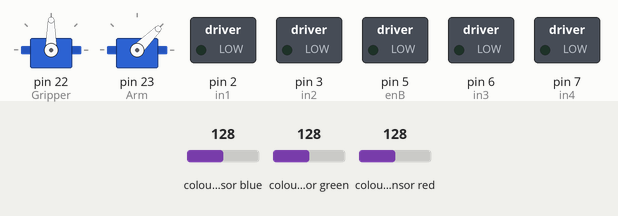
A sketch run on a simulated Arduino Mega 2560, built with avr-gcc and run on an emulated ATmega2560. Parts: 2 × servo, switched loads named in the sketch (green lamp = pin HIGH). Wiring (inferred from the names in the program): 3 × TCS3200 colour sensor: output pin 8, S2 pin 10, S3 pin 9, S0 pin 12, S1 pin 11 / output pin 28, S2 pin 30, S3 pin 29, S0 pin 32, S1 pin 31 / output pin 37, S2 pin 35, S3 pin 36, S0 pin 33, S1 pin 34. The test bench sets the inputs (shaded band); at power-on: colour sensor red 128, colour sensor blue 128, colour sensor green 128. Pins used as bus, display or sensor lines are not drawn.

Above: at 0.25 s.
At 1.46 s:
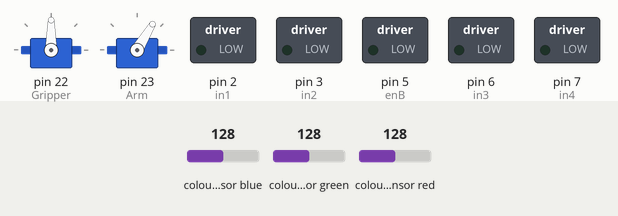
1.5 s: colour sensor red set to 5
At 2.2 s:
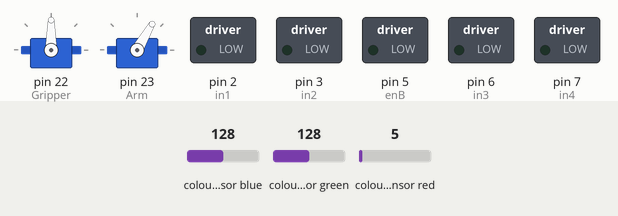
Timing chart, 0 to 4.5 s (numbered marks = the images above; inputs shaded):
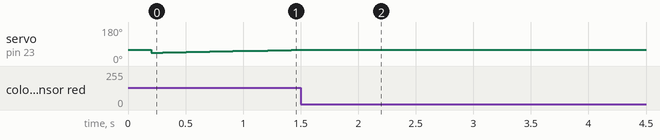

Measured:
- after the input at 1.5 s, servo on pin 23 (Arm): goes on until 1.5 s, then stays 60°

The sketch:

ArduinoRobotCode.ino
```cpp
#include "mane.h"

void setup()
{
  pinInit();
  gripArmInit();

  // Begins serial communication
  Serial.begin(115200);
}

void loop()
{

findBox();

//controlArm(ARMTOP);

}
```

colorS.cpp
```cpp
#include "colorS.h"
#include "motors.h"


int LredFrequency = 0;
int LgreenFrequency = 0;
int LblueFrequency = 0;
int LredColor = 0;
int LgreenColor = 0;
int LblueColor = 0;
int LstopColor = 0;

int RredFrequency = 0;
int RgreenFrequency = 0;
int RblueFrequency = 0;
int RredColor = 0;
int RgreenColor = 0;
int RblueColor = 0;
int RstopColor = 0;


int MredColor = 0;
int MblueColor = 0;
int MredFrequency = 0;
int MblueFrequency = 0;

int McolorDifference = 0;

//booleans
int Rwhite = 0;
int Lwhite = 0;
int Rblack = 0;
int Lblack = 0;

int Rred = 0;
int Lred = 0;
int Rblue = 0;
int Lblue = 0;
int Rgreen = 0;
int Lgreen = 0;
int Lyellow = 0;
int Ryellow = 0;

int Mred = 0;
int Mblue = 0;

/*
extern int LredFrequency;
extern int LgreenFrequency;
extern int LblueFrequency;
*/

/*
extern int RredFrequency;
extern int RgreenFrequency;
extern int RblueFrequency;
*/


void readColorSensors()
{
  // Setting RED (R) filter photodiodes to be read

  digitalWrite(RS2,LOW);
  digitalWrite(RS3,LOW);
  digitalWrite(LS2,LOW);
  digitalWrite(LS3,LOW);
  digitalWrite(MS2,LOW);
  digitalWrite(MS3,LOW);

  // Reading the output frequency

  RredFrequency = pulseIn(R_SensorOut, LOW,10000);
  LredFrequency = pulseIn(L_SensorOut, LOW,10000);
  MredFrequency = pulseIn(M_SensorOut, LOW,10000);

  // Remaping the value of the RED (R) frequency from 0 to 255

  RredColor = map(RredFrequency,45, 150, 255, 0);
  LredColor = map(LredFrequency, 45, 210, 255, 0);
  MredColor = map(MredFrequency,80, 210, 255, 0);


  // Setting GREEN (G) filtered photodiodes to be read

  digitalWrite(RS2,HIGH);
  digitalWrite(RS3,HIGH);
  digitalWrite(LS2,HIGH);
  digitalWrite(LS3,HIGH);
  //don't need for middle sensor

  // Reading the output frequency

  RgreenFrequency = pulseIn(R_SensorOut, LOW,10000);
  LgreenFrequency = pulseIn(L_SensorOut, LOW,10000);

  // Remaping the value of the GREEN (G) frequency from 0 to 255

  RgreenColor = map(RgreenFrequency, 22, 265, 255, 0);
  LgreenColor = map(LgreenFrequency, 27, 225, 255, 0);

  // Setting BLUE (B) filtered photodiodes to be read

  digitalWrite(RS2,LOW);
  digitalWrite(RS3,HIGH);
  digitalWrite(LS2,LOW);
  digitalWrite(LS3,HIGH);
  digitalWrite(MS2,LOW);
  digitalWrite(MS3,HIGH);

  // Reading the output frequency

  RblueFrequency = pulseIn(R_SensorOut, LOW,10000);
  LblueFrequency = pulseIn(L_SensorOut, LOW,10000);
  MblueFrequency = pulseIn(M_SensorOut, LOW);

  // Remaping the value of the BLUE (B) frequency from 0 to 255

  RblueColor = map(RblueFrequency, 21, 170, 255, 0);
  LblueColor = map(LblueFrequency, 17, 200, 255, 0);
  MblueColor = map(MblueFrequency, 80, 250, 255, 0);
}

void colorInit()
{
  //middle color booleans ----------------------------------------------
  McolorDifference = MredColor - MblueColor;

  if(McolorDifference > 90)
  {
    Mred = 1;
  }
  else
  {
    Mred = 0;
  }

 if(McolorDifference < -210)
  {
    Mblue = 1;
  }
  else
  {
    Mblue = 0;
  }

  //left and right booleans -----------------------------------------------

  if(RredColor > 220 && RgreenColor > 190 && RblueColor > 190)
  {
    Rwhite = 1;
  }
  else if(RredColor <50 && RgreenColor <120 && RblueColor <50)
  {
    Rblack = 1;
  }
  else if(RredColor > 200 && RgreenColor > 200)
  {
    Ryellow = 1;
  }
  else if(RredColor > RblueColor && RredColor > RgreenColor )
  {
    Rred = 1;
  }
  else if(RblueColor > RredColor && RblueColor > RgreenColor )
  {
    Rblue = 1;
  }
  else if(RgreenColor > RredColor && RgreenColor > RblueColor)
  {
    Rgreen = 1;
  }
  else
  {
   Serial.println("No Color Detected in Right Sensor");
  }


  if(LredColor > 220 && LgreenColor > 190 && LblueColor > 190)
  {
    Lwhite = 1;
  }
  else if(LredColor <70 && LgreenColor<70 && LblueColor<70)
  {
    Lblack = 1;
  }
  else if(LredColor > 190 && LgreenColor > 190)
  {
    Lyellow = 1;
  }
  else if(LredColor > LblueColor && LredColor > LgreenColor )
  {
    Lred = 1;
  }

}


//function for moving purely based on color
void movColor()
{
  /*
  //case for white
  if(Rwhite && Lwhite)
  {
    //Serial.println("Black");

   // movFW(movSpd); //25
    //delay(750);
    movCCW(rotSpd); //50
    delay(1100);

  }

  //case for both sensors reading black
  if(Rblack && Lblack)
  {
    //Serial.println("White");
    movFW(movSpd); //20
  }


  //else, if not black or white is detected
  else
  {
    //If the Right sensor detects a color
    if (!Rwhite && Lwhite)
    {

    //Serial.println("Color");

      delay(100);
      movCW(rotSpd); //20

    }
    // Left sensor detects color
    else if (!Lwhite && Rwhite )
    {
      //Serial.println("Color");

      delay(100);
      movCCW(movSpd); //20

    }
    //If both sensors detect a color
    else{

    //  Serial.println("Both are detecting color");


     // Serial.print("Color");
      //Serial.print("\n");
      movFW(movSpd); //20

    }
  }
  else if (LblueColor > LredColor && LblueColor > LgreenColor )
  {
    Lblue = 1;
  }
  else if(LgreenColor > LredColor && LgreenColor > LblueColor)
  {
    Lgreen = 1;
  }
  else
  {
   Serial.println("No Color Detected in Left Sensor");
  }
  */
}

void testColorsFreq()
{
  Serial.print("  LredFrequency:");
  Serial.println(LredFrequency);
  Serial.print("LgreenFrequency:");
  Serial.println(LgreenFrequency);
  Serial.print(" LblueFrequency:");
  Serial.println(LblueFrequency);
  Serial.print("  RredFrequency:");
  Serial.println(RredFrequency);
  Serial.print("RgreenFrequency:");
  Serial.println(RgreenFrequency);
  Serial.print(" RblueFrequency:");
  Serial.println(RblueFrequency);
  delay(100);
}


 void testColorsValue()
{
  Serial.print("  LredColor:");
  Serial.println(LredColor);
  Serial.print("LgreenColor:");
  Serial.println(LgreenColor);
  Serial.print(" LblueColor:");
  Serial.println(LblueColor);
  Serial.print("  RredColor:");
  Serial.println(RredColor);
  Serial.print("RgreenColor:");
  Serial.println(RgreenColor);
  Serial.print(" RblueColor:");
  Serial.println(RblueColor);
  delay(100);
}

void testColorBooleans()
{
  //right black
  Serial.print("RBlack:");
  Serial.println(Rblack);

  //left black
  Serial.print("LBlack:");
  Serial.println(Lblack);

  //right white
  Serial.print("RWhite:");
  Serial.println(Rwhite);

  //left white
  Serial.print("LWhite:");
  Serial.println(Lwhite);

  //right red
  Serial.print("Rred:");
  Serial.println(Rred);

  //left red
  Serial.print("Lred:");
  Serial.println(Lred);

  //right green
  Serial.print("Rgreen:");
  Serial.println(Rgreen);

  //left green
  Serial.print("Lgreen:");
  Serial.println(Lgreen);

  //right blue
  Serial.print("Rblue:");
  Serial.println(Rblue);

  //left blue
  Serial.print("Lblue:");
  Serial.println(Lblue);

}
```

colorS.h
```cpp
#ifndef _colorS_h
#define _colorS_h


#include "Arduino.h"

//LEFT and RIGHT TCS230 Color Sensor Pin Assignments (and now with middle)

#define LS0 32
#define LS1 31
#define LS2 30
#define LS3 29
#define L_SensorOut 28

#define RS0 33
#define RS1 34
#define RS2 35
#define RS3 36
#define R_SensorOut 37

#define MS0 12
#define MS1 11
#define MS2 10
#define MS3 9
#define M_SensorOut 8

//booleans
extern int Rwhite;
extern int Lwhite;
extern int Rblack;
extern int Lblack;

extern int Rred;
extern int Lred;
extern int Rblue;
extern int Lblue;
extern int Lgreen;
extern int Rgreen;
extern int Lyellow;
extern int Ryellow;

extern int Mred;
extern int Mblue;
extern int Mwhite;

//other color sensor variables
extern int LredFrequency;
extern int LgreenFrequency;
extern int LblueFrequency;
extern int LredColor;
extern int LgreenColor;
extern int LblueColor;
extern int LstopColor;

extern int RredFrequency;
extern int RgreenFrequency;
extern int RblueFrequency;
extern int RredColor;
extern int RgreenColor;
extern int RblueColor;
extern int RstopColor;

extern int McolorDifference;

extern int MredFrequency;
extern int MblueFrequency;
extern int MredColor;
extern int MblueColor;
extern int MstopColor;


#define blackVal 150
#define whiteVal 200


void readColorSensors();

void colorInit();

void pinInit();

void movColor();

void testColorsFreq();

void testColorsValue();

void testColorBooleans();

void readMColorValues();

void readMColorBooleans();

void detectWhite();

#endif
```

gripArm.cpp
```cpp
#include "gripArm.h"
#include "motors.h"
#include "colorS.h"
#include <Servo.h>

//Force Sensor Setup
float M = 0.0000002;
float C = 0.000006;

int R1 = 330;
int R2 = 10000;
int R3 = 10000;
int Vin = 3.3;

int force = 0;
float Vout = force*3.3/1023;
float Rx = R2/(Vout/Vin + R1/(R1+R3))-R2;
float weight = (1/Rx - C)/M;

int PWMSignal;
int grip = 150;

int armPosition = 75;
int gripperPosition = 150;

int boxFound = 0;
int boxGrabbed = 0;
int boxColor = 0;
int boxSize = 0;

//Gripper Setup
Servo Gripper;  // create servo object to control a servo
Servo Arm;  // create servo object to control a servo


void gripArmInit()
{
  //Setup Gripper
  Gripper.attach(22);  // attaches the servo on pin 22 to the servo object
  Arm.attach(23);  // attaches the servo on pin 23 to the servo object
  controlArm(ARMTOP);
  controlGripper(GRIPPEROPEN);
}

void controlGripper(int distance)
{
  int val1 = map(distance, 0, 300, 0, 180); // scale it to use it with the servo (value between 0 and 180)
  Gripper.write(val1); // sets the servo position according to the scaled value
  delay(100);
}

void readForce()
{
  force = analogRead(ForceSen);

  Vout = force*3.3/1023;
  Rx = R2/(Vout/Vin + R1/(R1+R3))-R2;
  weight = (1/Rx - C)/M;
}

void controlArm(int distance)
{
  int val2 = map(distance, 0, 300, 0, 180); // scale it to use it with the servo (value between 0 and 180)
  Arm.write(val2); // sets the servo position according to the scaled value
  delay(100);
}

void printWeight()
{
  Serial.print("Weight:");
  Serial.println(weight);
  delay(100);
}

void detectBox()
{

   while (!boxFound)
  {

    while (!Mblue)
    {
      readColorSensors();
      colorInit();
      controlArm(armPosition);
      armPosition += 2;
    }
    if (Mblue)
    {
      boxColor = boxColorBlue;
    }
    else
    {
      boxColor = boxColorRed;
    }

    boxFound = 1;
  }
}

void grabBox()
{
  //controlGripper(GRIPPEROPEN);
  while (!boxGrabbed)
  {

    while(force == 0)
    {

      readForce();
      controlGripper(gripperPosition);
      gripperPosition -= 10;
    }
    if (gripperPosition < 80)
    {
      boxSize = boxSizeBig;
    }
    else
    {
      boxSize = boxSizeSmall;
    }
    boxGrabbed = 1;

  }
}

void findBox()
{
  detectBox();
  grabBox();
  delay(500);
  if(boxGrabbed)
  {
    controlArm(ARMTOP);
  }
}

void detectWhite()
{
  if (Rwhite || Lwhite)
  {
    movBW(movSpd);
    delay(300);
    movCW(movSpd);
    delay(200);
  }
}
```

gripArm.h
```cpp
#ifndef _gripArm_h
#define _gripArm_h

#include "Arduino.h"

#define ARMBOTTOM 180
#define GRIPPEROPEN 150
#define GRIPPERCLOSED 0
#define ARMTOP 100

#define ForceSen A6

#define boxColorRed 1
#define boxColorBlue 0

#define boxSizeBig 1
#define boxSizeSmall 0

#define TimeStep_ms 0

extern int boxFound;
extern int boxGrabbed;
//1 for red, 0 for blue

//1 for red, 0 for blue
extern int boxColor;
//1 for big, 0 for small
extern int boxSize;

//Force Sensor Setup
extern float M;
extern float C;

extern int R1;
extern int R2;
extern int R3;
extern int Vin;

extern int force;
extern float Vout;
extern float Rx;
extern float weight;


extern int PWMSignal;
extern int grip;

//Gripper Setup
//Servo Gripper;  // create servo object to control a servo
//Servo Arm;  // create servo object to control a servo

extern int PWMSignal;
extern int grip;

extern int armPosition;
extern int gripperPosition;

//functions declarations

void gripArmInit();

void controlGripper(int distance);

void readForce();

void controlArm(int distance);

void printWeight();

void detectBox();

void grabBox();

void findBox();

#endif
```

mane.cpp
```cpp
#include "mane.h"
#include "motors.h"

void pinInit()
{
  // Set all motor controller pins as outputs
  pinMode(enA, OUTPUT);
  pinMode(enB, OUTPUT);
  pinMode(in1, OUTPUT);
  pinMode(in2, OUTPUT);
  pinMode(in3, OUTPUT);
  pinMode(in4, OUTPUT);

  // Initial state - Turn off all the motors
  digitalWrite(in1, LOW);
  digitalWrite(in2, LOW);
  digitalWrite(in3, LOW);
  digitalWrite(in4, LOW);

  // Port setup for LEFT color sensor pins

  pinMode(LS0, OUTPUT);
  pinMode(LS1, OUTPUT);
  pinMode(LS2, OUTPUT);
  pinMode(LS3, OUTPUT);
  pinMode(L_SensorOut, INPUT);

  // Setting LEFT sensor frequency scaling to 20%

  digitalWrite(LS0,HIGH);
  digitalWrite(LS1,LOW);

  // Port setup for RIGHT color sensor pins

  pinMode(RS0, OUTPUT);
  pinMode(RS1, OUTPUT);
  pinMode(RS2, OUTPUT);
  pinMode(RS3, OUTPUT);
  pinMode(R_SensorOut, INPUT);

  // Setting RIGHT sensor frequency scaling to 20%

  digitalWrite(RS0,HIGH);
  digitalWrite(RS1,LOW);

   // Port setup for MIDDLE color sensor pins

  pinMode(MS0, OUTPUT);
  pinMode(MS1, OUTPUT);
  pinMode(MS2, OUTPUT);
  pinMode(MS3, OUTPUT);
  pinMode(M_SensorOut, INPUT);

  // Setting RIGHT sensor frequency scaling to 20%

  digitalWrite(MS0,HIGH);
  digitalWrite(MS1,LOW);


  //ultrasonic pins
  pinMode(trigPinR, OUTPUT);
  pinMode(echoPinR, INPUT);

  pinMode(trigPinL, OUTPUT);
  pinMode(echoPinL, INPUT);

  pinMode(trigPinM, OUTPUT);
  pinMode(echoPinM, INPUT);

}
```

mane.h
```cpp
#ifndef _main_h
#define _main_h

#include "colorS.h"
#include "gripArm.h"
#include "motors.h"
#include "ultra.h"

void pinInit();

#endif
```

motors.cpp
```cpp
#include "motors.h"

//L298 Motor Controller Pin Assignment

// Motor A pin connections
int enA = 1;
int in1 = 2;
int in2 = 3;
// Motor B pin connections
int enB = 5;
int in3 = 6;
int in4 = 7;

int timeT = 50;

void motorTest()
{
  movFW(movSpd);
  delay(1500); // time for move fw
  movCW(rotSpd);
  delay(1500); // time for turn left
  movCCW(rotSpd);
  delay(1500); // time for turn right
  movBW(movSpd);
  delay(1500); // time for move bw
  stop();
  delay(1000); // delay whole program for 10s
}

void stop()
{
  // move forward with 0% speed - For PWM value 0
  analogWrite(enA, 0);
  analogWrite(enB, 0);
  // Turn off all the motors
  digitalWrite(in1, LOW);
  digitalWrite(in2, LOW);
  digitalWrite(in3, LOW);
  digitalWrite(in4, LOW);
}

// move forward
void movFW(int speed)
{
  int PWMval = 255*speed/100;
 // Serial.println(PWMval);
  // move forward with 60% speed - For PWM values varies between 0 (no speed) and 255 (full speed)
  analogWrite(enA, PWMval);
  analogWrite(enB, PWMval);
  // Rotate left and right wheels in clockwise direction - Move forward
  digitalWrite(in1, HIGH);
  digitalWrite(in2, LOW);
  digitalWrite(in3, LOW);
  digitalWrite(in4, HIGH);
  //Serial.println("moving");
  delay(1000);
}

// move backward
void movBW(int speed)
{
  int PWMval = 255*speed/100;
  // move backward with 60% speed - For PWM values varies between 0 (no speed) and 255 (full speed

  analogWrite(enA, PWMval);
  analogWrite(enB, PWMval);
  // Rotate left and right wheels in anti-clockwise direction - Move backward
  digitalWrite(in1, LOW);
  digitalWrite(in2, HIGH);
  digitalWrite(in3, HIGH);
  digitalWrite(in4, LOW);
  delay(1000);
}

// turn left
void movCW(int speed)
{
  int PWMval = 255*speed/100;
  // turn with 30% speed - For PWM values varies between 0 (no speed) and 255 (full speed)
  analogWrite(enA, PWMval);
  analogWrite(enB, PWMval);
  // Rotate left wheel clockwise and right wheel in anti-clockwise direction - Spin clockwise/Turnright
  digitalWrite(in1, HIGH);
  digitalWrite(in2, LOW);
  digitalWrite(in3, HIGH);
  digitalWrite(in4, LOW);
  //delay(500);
}

// turn right
void movCCW(int speed)
{
  int PWMval = 255*speed/100;
  // turn with 30% speed - For PWM values varies between 0 (no speed) and 255 (full speed)
  analogWrite(enA, PWMval);
  analogWrite(enB, PWMval);
  // Rotate left wheel anti-clockwise and right wheel in clockwise direction - Spin anti-clockwiseTurn left
  digitalWrite(in1, LOW);
  digitalWrite(in2, HIGH);
  digitalWrite(in3, LOW);
  digitalWrite(in4, HIGH);
  //delay(500); // turn left for 1 second
}
```

motors.h
```cpp
#ifndef _motors_h
#define _motors_h

#include "Arduino.h"

#define movSpd 70
#define rotSpd 70

//global variables to use
//L298 Motor Controller Pin Assignment

// Motor A pin connections
extern int enA;
extern int in1;
extern int in2;
// Motor B pin connections
extern int enB;
extern int in3;
extern int in4;

extern int timeT;

void stop();

void movFW(int speed);

void movBW(int speed);

void movCW(int speed);

void movCCW(int speed);

void motorTest();


#endif
```

ultra.h
```cpp
#ifndef _ultra_h
#define _ultra_h

#include "Arduino.h"

//ultrasonic sensors
#define echoPinR 16 // attach Echo of HC-SR04
#define trigPinR 17 //attach Trig of HC-SR04

#define echoPinL 21// attach Echo of HC-SR04
#define trigPinL 20//attach Trig of HC-SR04

#define echoPinM 15// attach Echo of HC-SR04
#define trigPinM 14//attach Trig of HC-SR04

//ultrasonic global variables
extern long durationR;
extern int distanceR;

extern long durationL;
extern int distanceL;

extern long durationM;
extern int distanceM;

void readUltraL();

void readUltraR();

void readUltraM();

void readUltraSensors();

void movUltra();

#endif
```

Source omitted: ultra.cpp (2675 bytes)
